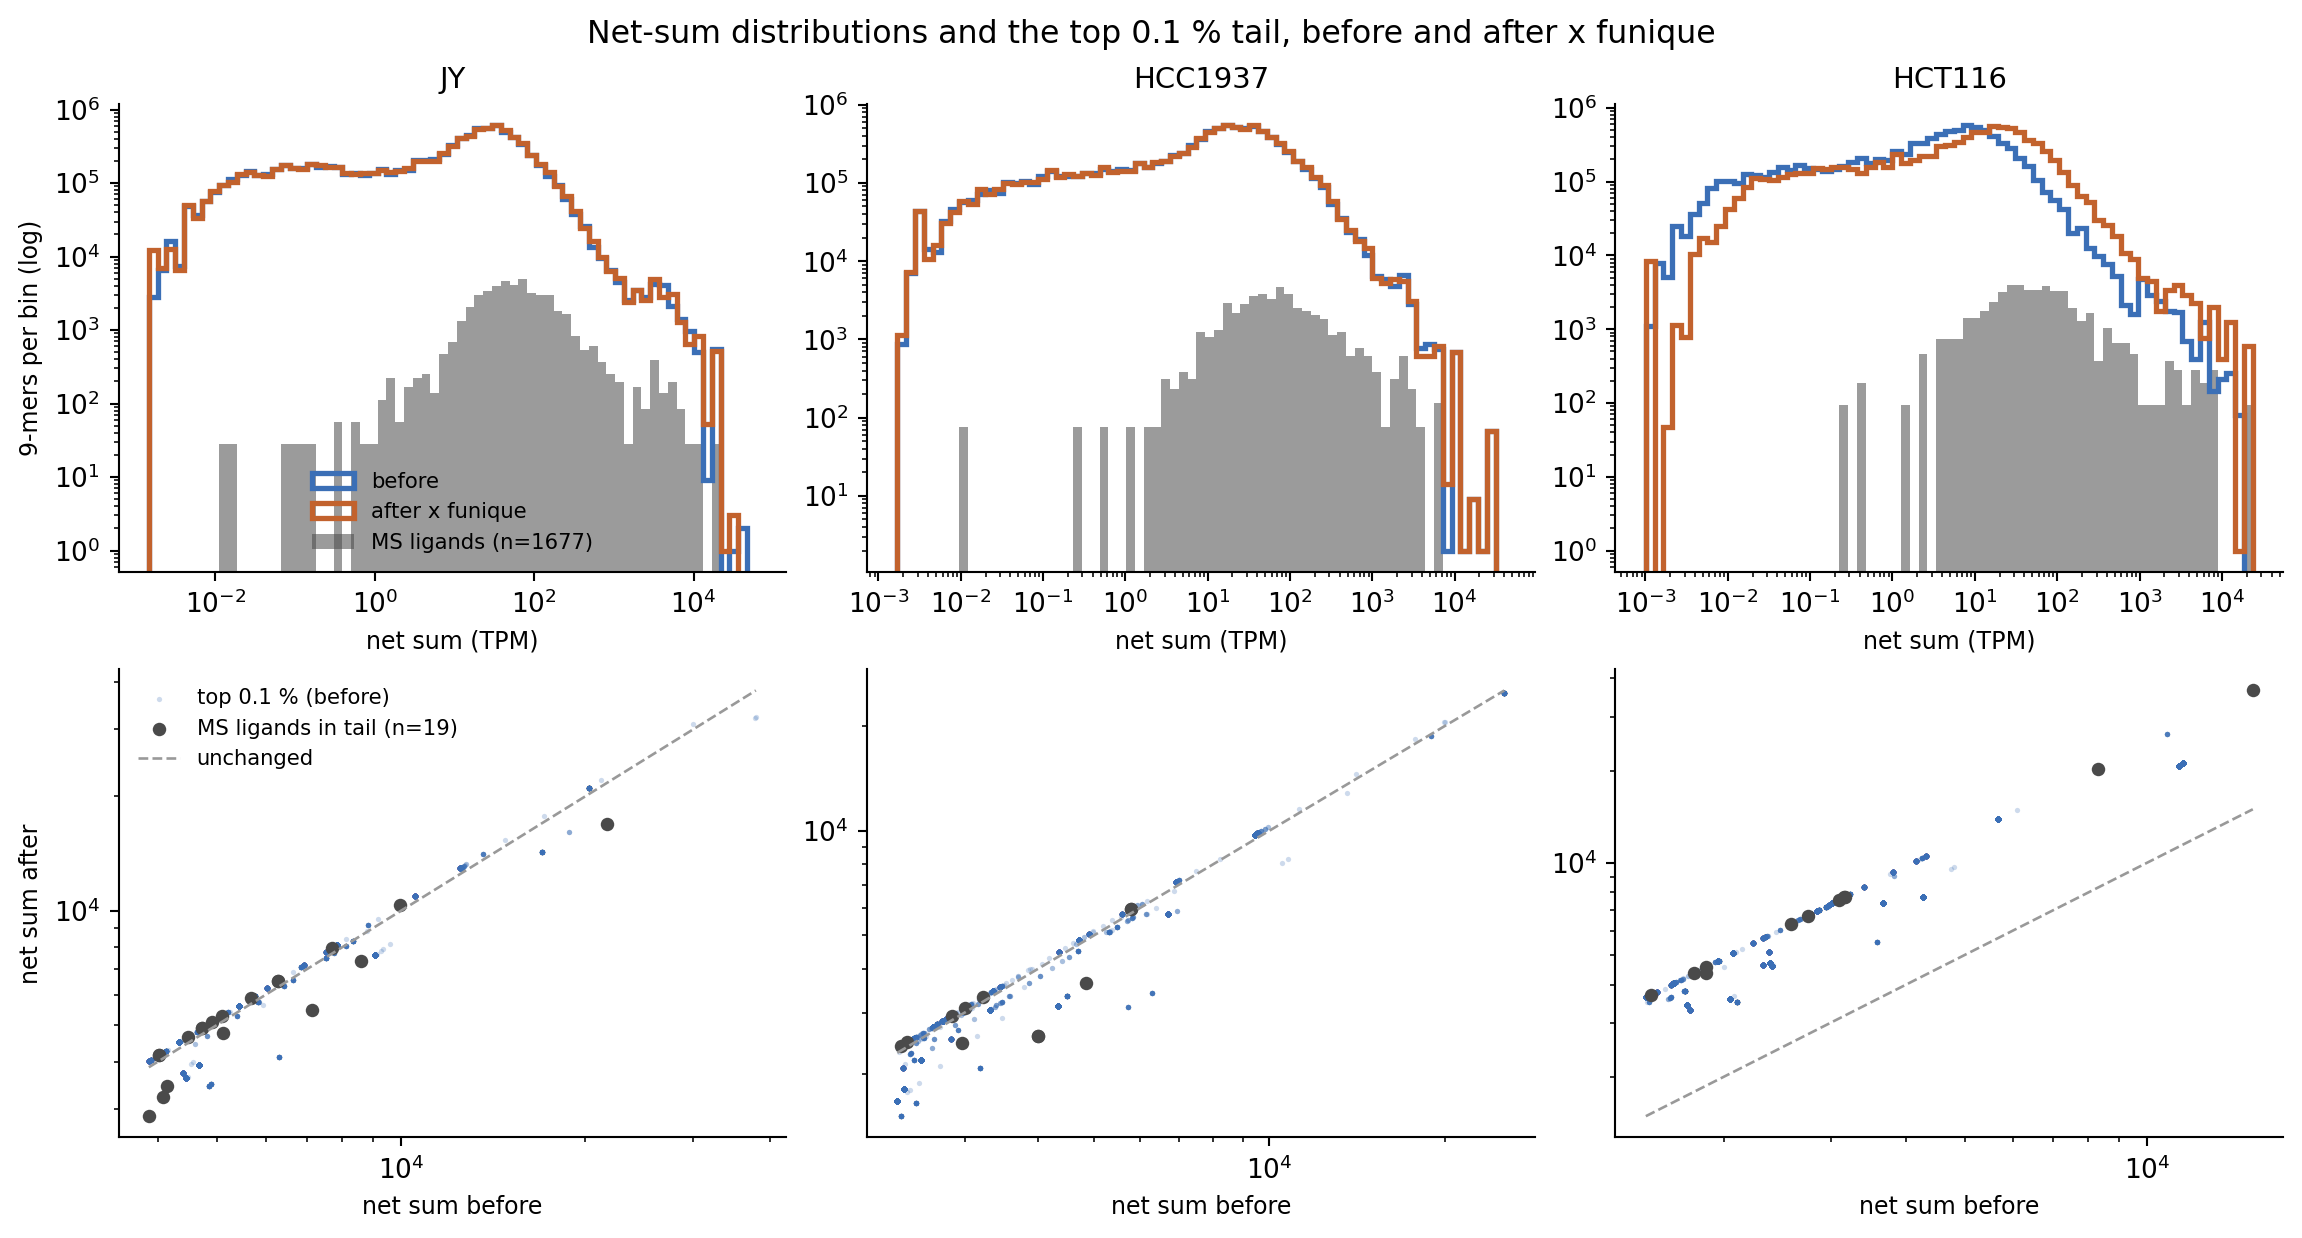

Write Python code to recreate this figure.
#!/usr/bin/env python3
"""Net-sum distributions before and after correction, and where MS ligands sit in them.

Three questions the tail test depends on:
  1. does the correction change the SHAPE of the net-sum distribution, or only its scale?
  2. where in the distribution do MS-detected ligands actually fall?
  3. in the tail, do the before and after rankings differ at all?

Writes a quantile table, an MS-position table and one figure. Reads only; nothing is written
outside this folder.

usage: tail_distributions.py --data-dir DIR [--outdir .]
"""
import argparse
import pathlib

import matplotlib
matplotlib.use("Agg")
import matplotlib.pyplot as plt
import numpy as np
import pandas as pd

from tail_validation import MEAN_COUNTS, MS_FILES, load_ms, net_sums

QS = [0.5, 0.9, 0.99, 0.999, 0.9999, 1.0]
C_BEFORE, C_AFTER, C_MS = "#3b6fb6", "#c2622d", "#4a4a4a"


def main():
    p = argparse.ArgumentParser()
    p.add_argument("--data-dir", required=True)
    p.add_argument("--cells", nargs="+", default=["JY", "HCC1937", "HCT116"])
    p.add_argument("--outdir", default=".")
    a = p.parse_args()
    data = pathlib.Path(a.data_dir).expanduser()
    out = pathlib.Path(a.outdir)

    qrows, mrows = [], []
    fig, axes = plt.subplots(2, len(a.cells), figsize=(4.0 * len(a.cells), 6.4),
                             constrained_layout=True)
    if len(a.cells) == 1:
        axes = axes.reshape(2, 1)

    for j, cell in enumerate(a.cells):
        ms = load_ms(data, cell)
        pep, _ = net_sums(data, cell)
        is_ms = pep.index.isin(ms)

        for q in QS:
            qrows.append({"cell_line": cell, "quantile": q,
                          "before": float(pep.before.quantile(q)),
                          "after": float(pep.after.quantile(q)),
                          "ratio_after_before": float(pep.after.quantile(q) / pep.before.quantile(q))})

        pct = pep.after.rank(pct=True) * 100
        mrows.append({"cell_line": cell, "n_ms": int(is_ms.sum()),
                      "ms_median_percentile": float(pct[is_ms].median()),
                      "ms_q25_percentile": float(pct[is_ms].quantile(.25)),
                      "ms_q75_percentile": float(pct[is_ms].quantile(.75)),
                      "ms_pct_above_p99": float(100 * (pct[is_ms] > 99).mean()),
                      "ms_pct_above_p999": float(100 * (pct[is_ms] > 99.9).mean()),
                      "ms_median_netsum": float(pep.after[is_ms].median()),
                      "all_median_netsum": float(pep.after.median())})

        # top: full distribution, before vs after, with the MS ligands' positions
        ax = axes[0, j]
        lo = max(pep.before[pep.before > 0].min(), 1e-3)
        bins = np.logspace(np.log10(lo), np.log10(pep.before.max()) + .2, 70)
        ax.hist(pep.before.clip(lower=lo), bins=bins, histtype="step", lw=2,
                color=C_BEFORE, label="before")
        ax.hist(pep.after.clip(lower=lo), bins=bins, histtype="step", lw=2,
                color=C_AFTER, label="after x funique")
        ax.hist(pep.after[is_ms].clip(lower=lo), bins=bins, histtype="stepfilled", lw=0,
                color=C_MS, alpha=.55, label=f"MS ligands (n={is_ms.sum()})",
                weights=np.full(is_ms.sum(), len(pep) / max(is_ms.sum(), 1) / 200))
        ax.set_xscale("log"); ax.set_yscale("log")
        ax.set_title(cell, fontsize=11)
        ax.set_xlabel("net sum (TPM)", fontsize=9)
        if j == 0:
            ax.set_ylabel("9-mers per bin (log)", fontsize=9)
            ax.legend(frameon=False, fontsize=8)
        for s in ("top", "right"):
            ax.spines[s].set_visible(False)

        # bottom: the tail only — after vs before, per-peptide
        ax = axes[1, j]
        tail = pep.nlargest(int(len(pep) * .001), "before")
        ax.scatter(tail.before, tail.after, s=4, alpha=.25, color=C_BEFORE, lw=0,
                   label="top 0.1 % (before)")
        if is_ms.sum():
            t_ms = tail[tail.index.isin(ms)]
            ax.scatter(t_ms.before, t_ms.after, s=26, color=C_MS, lw=0,
                       label=f"MS ligands in tail (n={len(t_ms)})")
        lim = [tail.before.min(), tail.before.max()]
        ax.plot(lim, lim, "--", lw=1, color="#999999", label="unchanged")
        ax.set_xscale("log"); ax.set_yscale("log")
        ax.set_xlabel("net sum before", fontsize=9)
        if j == 0:
            ax.set_ylabel("net sum after", fontsize=9)
            ax.legend(frameon=False, fontsize=8, loc="upper left")
        for s in ("top", "right"):
            ax.spines[s].set_visible(False)

    fig.suptitle("Net-sum distributions and the top 0.1 % tail, before and after x funique",
                 fontsize=12)
    for ext in ("png", "pdf"):
        fig.savefig(out / f"tail_distributions.{ext}", dpi=190, bbox_inches="tight")

    q = pd.DataFrame(qrows); m = pd.DataFrame(mrows)
    q.to_csv(out / "netsum_quantiles.tsv", sep="\t", index=False)
    m.to_csv(out / "ms_position.tsv", sep="\t", index=False)
    print("quantiles of the net-sum distribution:")
    print(q.to_string(index=False))
    print("\nwhere MS ligands sit (percentile of the corrected net sum):")
    print(m.to_string(index=False))
    print(f"\nwrote {out/'tail_distributions.png'}, netsum_quantiles.tsv, ms_position.tsv")


if __name__ == "__main__":
    main()
